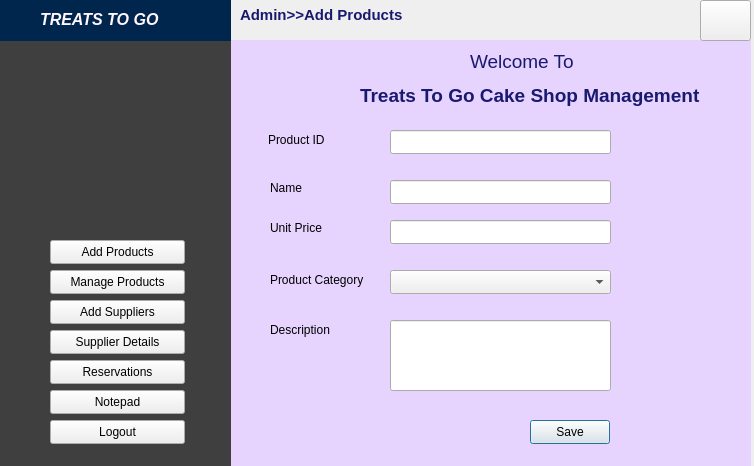
<?xml version="1.0" encoding="UTF-8"?>
<ui version="4.0">
 <class>AddCakes</class>
 <widget class="QDialog" name="AddCakes">
  <property name="geometry">
   <rect>
    <x>0</x>
    <y>0</y>
    <width>754</width>
    <height>466</height>
   </rect>
  </property>
  <property name="windowTitle">
   <string>Dialog</string>
  </property>
  <widget class="QLabel" name="label">
   <property name="geometry">
    <rect>
     <x>268</x>
     <y>130</y>
     <width>71</width>
     <height>20</height>
    </rect>
   </property>
   <property name="text">
    <string>Product ID</string>
   </property>
  </widget>
  <widget class="QLabel" name="label_2">
   <property name="geometry">
    <rect>
     <x>270</x>
     <y>180</y>
     <width>49</width>
     <height>16</height>
    </rect>
   </property>
   <property name="text">
    <string>Name</string>
   </property>
  </widget>
  <widget class="QLabel" name="label_3">
   <property name="geometry">
    <rect>
     <x>270</x>
     <y>220</y>
     <width>61</width>
     <height>16</height>
    </rect>
   </property>
   <property name="text">
    <string>Unit Price</string>
   </property>
  </widget>
  <widget class="QLabel" name="label_4">
   <property name="geometry">
    <rect>
     <x>270</x>
     <y>270</y>
     <width>101</width>
     <height>20</height>
    </rect>
   </property>
   <property name="text">
    <string>Product Category</string>
   </property>
  </widget>
  <widget class="QLabel" name="label_5">
   <property name="geometry">
    <rect>
     <x>270</x>
     <y>320</y>
     <width>71</width>
     <height>20</height>
    </rect>
   </property>
   <property name="text">
    <string>Description</string>
   </property>
  </widget>
  <widget class="QLineEdit" name="lineEdit_pid">
   <property name="geometry">
    <rect>
     <x>390</x>
     <y>130</y>
     <width>221</width>
     <height>24</height>
    </rect>
   </property>
  </widget>
  <widget class="QLineEdit" name="lineEdit_pname">
   <property name="geometry">
    <rect>
     <x>390</x>
     <y>180</y>
     <width>221</width>
     <height>24</height>
    </rect>
   </property>
  </widget>
  <widget class="QLineEdit" name="lineEdit_pprice">
   <property name="geometry">
    <rect>
     <x>390</x>
     <y>220</y>
     <width>221</width>
     <height>24</height>
    </rect>
   </property>
  </widget>
  <widget class="QLineEdit" name="lineEdit_pdes">
   <property name="geometry">
    <rect>
     <x>390</x>
     <y>320</y>
     <width>221</width>
     <height>71</height>
    </rect>
   </property>
  </widget>
  <widget class="QComboBox" name="comboBox">
   <property name="geometry">
    <rect>
     <x>390</x>
     <y>270</y>
     <width>221</width>
     <height>24</height>
    </rect>
   </property>
  </widget>
  <widget class="QPushButton" name="pushButton">
   <property name="geometry">
    <rect>
     <x>530</x>
     <y>420</y>
     <width>80</width>
     <height>24</height>
    </rect>
   </property>
   <property name="text">
    <string>Save</string>
   </property>
  </widget>
  <widget class="QLabel" name="label_6">
   <property name="geometry">
    <rect>
     <x>680</x>
     <y>440</y>
     <width>49</width>
     <height>16</height>
    </rect>
   </property>
   <property name="text">
    <string>status</string>
   </property>
  </widget>
  <widget class="QLabel" name="label_14">
   <property name="geometry">
    <rect>
     <x>10</x>
     <y>50</y>
     <width>211</width>
     <height>171</height>
    </rect>
   </property>
   <property name="styleSheet">
    <string notr="true">image: url(:/img/images/logo.png);</string>
   </property>
   <property name="text">
    <string/>
   </property>
  </widget>
  <widget class="QPushButton" name="pushButton_2">
   <property name="geometry">
    <rect>
     <x>50</x>
     <y>240</y>
     <width>135</width>
     <height>24</height>
    </rect>
   </property>
   <property name="text">
    <string>Add Products</string>
   </property>
  </widget>
  <widget class="QLabel" name="label_7">
   <property name="geometry">
    <rect>
     <x>0</x>
     <y>0</y>
     <width>231</width>
     <height>41</height>
    </rect>
   </property>
   <property name="styleSheet">
    <string notr="true">background-color: rgb(0, 38, 77);</string>
   </property>
   <property name="text">
    <string/>
   </property>
  </widget>
  <widget class="QPushButton" name="pushButton_4">
   <property name="geometry">
    <rect>
     <x>50</x>
     <y>300</y>
     <width>135</width>
     <height>24</height>
    </rect>
   </property>
   <property name="text">
    <string>Add Suppliers</string>
   </property>
  </widget>
  <widget class="QPushButton" name="pushButton_6">
   <property name="geometry">
    <rect>
     <x>50</x>
     <y>360</y>
     <width>135</width>
     <height>24</height>
    </rect>
   </property>
   <property name="text">
    <string>Reservations</string>
   </property>
  </widget>
  <widget class="QPushButton" name="pushButton_8">
   <property name="geometry">
    <rect>
     <x>50</x>
     <y>420</y>
     <width>135</width>
     <height>24</height>
    </rect>
   </property>
   <property name="text">
    <string>Logout</string>
   </property>
  </widget>
  <widget class="QLabel" name="label_8">
   <property name="geometry">
    <rect>
     <x>0</x>
     <y>40</y>
     <width>231</width>
     <height>451</height>
    </rect>
   </property>
   <property name="styleSheet">
    <string notr="true">background-color: rgb(63, 63, 63);</string>
   </property>
   <property name="text">
    <string/>
   </property>
  </widget>
  <widget class="QPushButton" name="pushButton_3">
   <property name="geometry">
    <rect>
     <x>50</x>
     <y>270</y>
     <width>135</width>
     <height>24</height>
    </rect>
   </property>
   <property name="text">
    <string>Manage Products</string>
   </property>
  </widget>
  <widget class="QPushButton" name="pushButton_7">
   <property name="geometry">
    <rect>
     <x>50</x>
     <y>390</y>
     <width>135</width>
     <height>24</height>
    </rect>
   </property>
   <property name="text">
    <string>Notepad</string>
   </property>
  </widget>
  <widget class="QPushButton" name="pushButton_5">
   <property name="geometry">
    <rect>
     <x>50</x>
     <y>330</y>
     <width>135</width>
     <height>24</height>
    </rect>
   </property>
   <property name="text">
    <string>Supplier Details</string>
   </property>
  </widget>
  <widget class="QLabel" name="label_13">
   <property name="geometry">
    <rect>
     <x>40</x>
     <y>10</y>
     <width>121</width>
     <height>20</height>
    </rect>
   </property>
   <property name="text">
    <string>&lt;html&gt;&lt;head/&gt;&lt;body&gt;&lt;p&gt;&lt;span style=&quot; font-size:12pt; font-weight:700; font-style:italic; color:#fff6fe;&quot;&gt;TREATS TO GO&lt;/span&gt;&lt;/p&gt;&lt;/body&gt;&lt;/html&gt;</string>
   </property>
  </widget>
  <widget class="QLabel" name="label_9">
   <property name="geometry">
    <rect>
     <x>470</x>
     <y>50</y>
     <width>141</width>
     <height>21</height>
    </rect>
   </property>
   <property name="font">
    <font>
     <pointsize>14</pointsize>
    </font>
   </property>
   <property name="text">
    <string>&lt;html&gt;&lt;head/&gt;&lt;body&gt;&lt;p&gt;&lt;span style=&quot; color:#191970;&quot;&gt;Welcome To&lt;/span&gt;&lt;/p&gt;&lt;/body&gt;&lt;/html&gt;</string>
   </property>
  </widget>
  <widget class="QLabel" name="label_10">
   <property name="geometry">
    <rect>
     <x>360</x>
     <y>80</y>
     <width>371</width>
     <height>31</height>
    </rect>
   </property>
   <property name="font">
    <font>
     <pointsize>14</pointsize>
     <bold>true</bold>
    </font>
   </property>
   <property name="text">
    <string>&lt;html&gt;&lt;head/&gt;&lt;body&gt;&lt;p&gt;&lt;span style=&quot; color:#191970;&quot;&gt;Treats To Go Cake Shop Management&lt;/span&gt;&lt;/p&gt;&lt;/body&gt;&lt;/html&gt;</string>
   </property>
  </widget>
  <widget class="QLabel" name="label_11">
   <property name="geometry">
    <rect>
     <x>230</x>
     <y>-10</y>
     <width>511</width>
     <height>41</height>
    </rect>
   </property>
   <property name="styleSheet">
    <string notr="true">border-color: rgb(25, 25, 112);</string>
   </property>
   <property name="text">
    <string/>
   </property>
  </widget>
  <widget class="QLabel" name="label_12">
   <property name="geometry">
    <rect>
     <x>230</x>
     <y>40</y>
     <width>521</width>
     <height>441</height>
    </rect>
   </property>
   <property name="styleSheet">
    <string notr="true">background-color: rgb(230, 212, 255);</string>
   </property>
   <property name="text">
    <string/>
   </property>
  </widget>
  <widget class="QPushButton" name="pushButton_10">
   <property name="geometry">
    <rect>
     <x>700</x>
     <y>0</y>
     <width>51</width>
     <height>41</height>
    </rect>
   </property>
   <property name="styleSheet">
    <string notr="true">image: url(:/img/images/icons8-home-page-30(1).png);</string>
   </property>
   <property name="text">
    <string/>
   </property>
  </widget>
  <widget class="QLabel" name="label_15">
   <property name="geometry">
    <rect>
     <x>240</x>
     <y>0</y>
     <width>171</width>
     <height>31</height>
    </rect>
   </property>
   <property name="text">
    <string>&lt;html&gt;&lt;head/&gt;&lt;body&gt;&lt;p&gt;&lt;span style=&quot; font-size:11pt; font-weight:700; color:#191970;&quot;&gt;Admin&amp;gt;&amp;gt;Add Products&lt;/span&gt;&lt;/p&gt;&lt;/body&gt;&lt;/html&gt;</string>
   </property>
  </widget>
  <zorder>label_6</zorder>
  <zorder>label_12</zorder>
  <zorder>label_8</zorder>
  <zorder>label</zorder>
  <zorder>label_2</zorder>
  <zorder>label_3</zorder>
  <zorder>label_4</zorder>
  <zorder>label_5</zorder>
  <zorder>lineEdit_pid</zorder>
  <zorder>lineEdit_pname</zorder>
  <zorder>lineEdit_pprice</zorder>
  <zorder>lineEdit_pdes</zorder>
  <zorder>comboBox</zorder>
  <zorder>pushButton</zorder>
  <zorder>label_14</zorder>
  <zorder>pushButton_2</zorder>
  <zorder>label_7</zorder>
  <zorder>pushButton_4</zorder>
  <zorder>pushButton_6</zorder>
  <zorder>pushButton_8</zorder>
  <zorder>pushButton_3</zorder>
  <zorder>pushButton_7</zorder>
  <zorder>pushButton_5</zorder>
  <zorder>label_13</zorder>
  <zorder>label_9</zorder>
  <zorder>label_10</zorder>
  <zorder>label_11</zorder>
  <zorder>pushButton_10</zorder>
  <zorder>label_15</zorder>
 </widget>
 <resources/>
 <connections/>
</ui>
